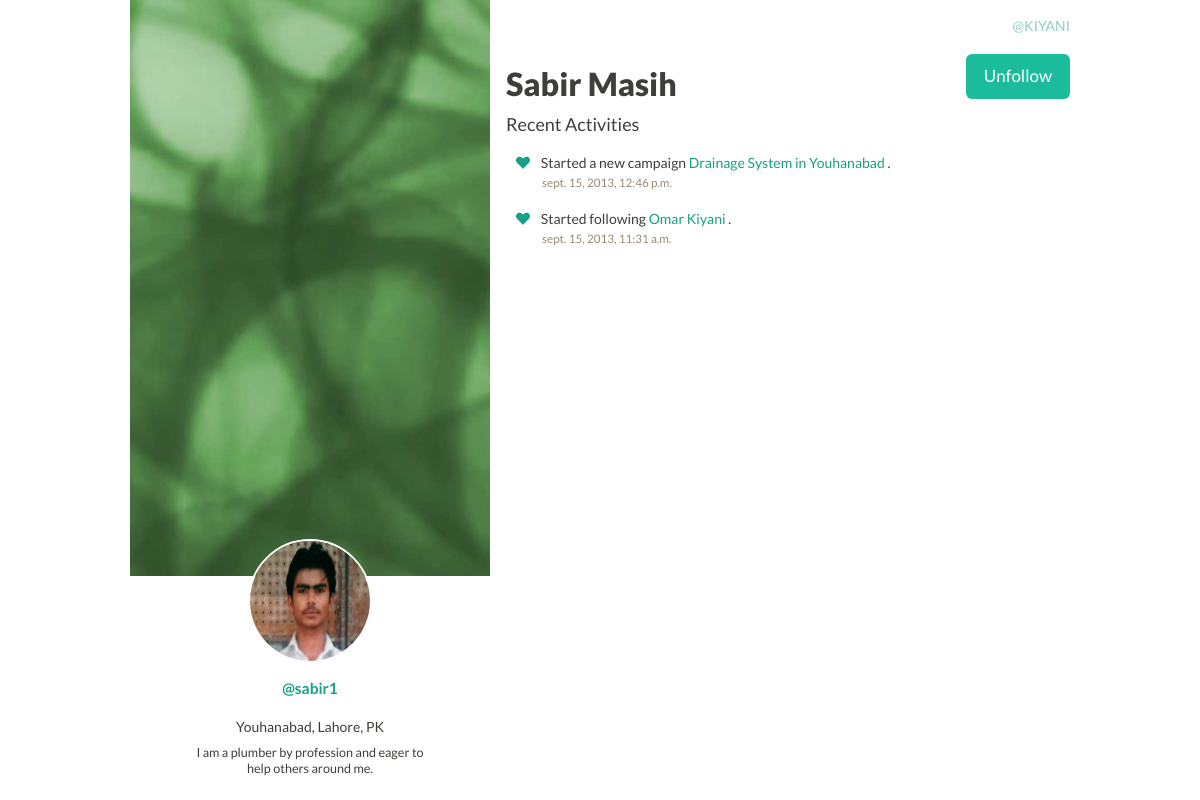
The app's page /social/user/sabir1 (signed in) with its own data.
### social/models.py (models this page shows)
class User(AbstractUser):
  photo = models.ImageField(upload_to='social/user/')
  phone = models.CharField(max_length=20, db_index=True, null=True, blank=True)
  location = models.CharField(max_length=256, null=True, blank=True)
  biography = models.CharField(max_length=256, null=True, blank=True)
  follows = models.ManyToManyField('User', related_name='followers',
                                   null=True, blank=True)
  supports = models.ManyToManyField(Campaign, related_name='supporters',
                                    null=True, blank=True)

class Activity(BaseModel):
  user = models.ForeignKey(User, related_name='activities')
  liked_by = models.ManyToManyField(User, related_name='likers',
                                    null=True, blank=True)

class CampaignCreateActivity(Activity):
  campaign = models.ForeignKey(Campaign)

class FollowActivity(Activity):
  followed_user = models.ForeignKey(User)

### campaign/models.py (models this page shows)
class Campaign(BaseModel):
  name = models.TextField()
  tagline = models.TextField(null=True, blank=True)
  description = models.TextField()
  image = models.ImageField(upload_to='campaign/')
  needs = models.ManyToManyField(Donation, through='Need',
                                 related_name='needed_for')
  start_date = models.DateField()
  end_date = models.DateField()
  user = models.ForeignKey('social.User', related_name='campaigns')

### social/views.py (the view)
# urls.py: url(r'user/(?P<user_id>[a-zA-Z0-9_\+-]+)$', 'user'),
@login_required
def user(request, user_id):
  user = User.objects.get(username=user_id)
  if request.user.is_authenticated():
    follows = user.followers.filter(username=request.user.username).exists()
  else:
    follows = False
  return render_to_response(
    'social/profile.html',
    RequestContext(
      request,
      {'profile_user': user,
       'activities': user.activities.order_by('-date_created'),
       'follows': follows
       }))

### templates/social/profile.html (shortened to what this page needs)
{% extends "base/base.html" %}
{% load staticfiles %}
{% block css %}
<link href="{% static "css/social/profile.css" %}" rel="stylesheet">
{% endblock %}
{% block container %}
<header class="sidebar">
  <div class="sidebar-background">
    <div class="sidebar-profile">
      <div class="sidebar-avatar">
        <a href="/social/user/{{ profile_user.username }}">
          <img src="{{ profile_user.photo.url }}" class="profile-photo">
        </a>
      </div>
      <h2 class="sidebar-name">
        <a href="/social/user/{{ profile_user.username }}">@{{ profile_user.username }}</a>
      </h2>
      <div class="sidebar-location">
        {{ profile_user.location }}
      </div>
      <div class="sidebar-bio">
        {{ profile_user.biography }}
      </div>
    </div>
  </div>
</header>
<div class="social-content">
<div class="social-name-container">
  <h1 class="social-name">{{ profile_user.first_name }} {{ profile_user.last_name }}</h1>
  {% ifnotequal profile_user user %}
    {% if follows %}
      <a data-id="{{ profile_user.username }}" class="btn btn-primary btn-large follow-btn" href="#" onclick="unfollow_user(this);">Unfollow</a>
    {% else %}
      <a data-id="{{ profile_user.username }}" class="btn btn-primary btn-large follow-btn" href="#" onclick="follow_user(this);">Follow</a>
    {% endif %}
  {% endifnotequal %}
</div>
<br/>
<div class="recent-activities">
  <h4>Recent Activities</h4>
</div>
{% for activity in activities.all %}
  <div class="activity">
    <p class="activity-text"><a href="#"><span data-id="{{ activity.hash_id }}" class="fui-heart activity-like" onclick="like_activity(this);"></a></span> &nbsp&nbsp
    {% if activity.donationactivity %}
    Donated ${{ activity.donationactivity.donation.amount }} to <a href="/campaign/viewcampaign/{{ activity.donationactivity.donation.campaign.hash_id }}">{{ activity.donationactivity.donation.campaign.name }}
    {% elif activity.followactivity %}
    Started following <a href="/social/user/{{ activity.followactivity.followed_user.username }}">{{ activity.followactivity.followed_user.first_name }} {{ activity.followactivity.followed_user.last_name }}
    {% elif activity.campaigncreateactivity %}
    Started a new campaign <a href="/campaign/viewcampaign/{{ activity.campaigncreateactivity.campaign.hash_id }}">{{ activity.campaigncreateactivity.campaign.name }}
    {% endif %}
    </a>.</p>
    <div class="activity-meta">
      <time class="activity-time">{{ activity.date_created }}</time>
    </div>
  </div>
{% endfor %}
</div>
{% endblock %}

### templates/base/base.html (shortened to what this page needs)
{% load staticfiles %}
<!DOCTYPE html PUBLIC "-//W3C//DTD XHTML 1.0 Transitional//EN"
          "http://www.w3.org/TR/xhtml1/DTD/xhtml1-transitional.dtd">
<html xmlns="http://www.w3.org/1999/xhtml">
  <head>
    <link href="{% static "external/flatui/bootstrap/css/bootstrap.css" %}" rel="stylesheet">
    <link href="{% static "external/flatui/css/flat-ui.css" %}" rel="stylesheet">
    <link href="{% static "css/base/base.css" %}" rel="stylesheet">
    {% block css %}
    {% endblock %}
  </head>
  <body>
    <div class="container">
      <header class="base-header">
        <div class="base-logo"><strong><a href="/">MADAD</a></strong></div>
        <nav class="base-nav">
          <div>
            {% if user.is_authenticated %}
              <a href="/social/user/{{ user.username }}" class="base-login-link">@{{ user.username }}</a>
            {% else %}
              <a href="/social/signup/" class="base-signup-link">Signup</a>
              <a href="/social/login/" class="base-login-link">Login</a>
            {% endif %}
          </div>
        </nav>
      </header>
      <div class="inner-container">
        {% block container %}
        {% endblock %}
      </div>
    </div>
  </body>
</html>

### static/css/base/base.css (style rules this page uses)
body { color: #3e3f3a; }
.base-header { margin-right: auto; margin-left: auto; padding: 1.2em 0 0 0; }
.base-logo { display: inline; margin-left: 0px; }
.base-logo a { text-decoration: none; color: #3e3f3a; }
.base-nav { float: right; text-transform: uppercase; opacity: 0.5; margin-right: 0px; }
.base-nav a { text-decoration: none; }
.base-nav a::before { font-size: 0.8em; margin-right: 0.2em; position: relative; top: 0.15em; }

### static/css/social/profile.css (style rules this page uses)
.sidebar { position: fixed; top: 0; bottom: 0; right: auto; width: 30%; text-align: center; background: white; z-index: 2; }
.sidebar a { text-decoration: none; }
.sidebar .sidebar-background { background-image: url(/media/social/user/admin_header.jpg); background-color: #eff0f2; position: relative; height: 72%; background-repeat: no-repeat; background-size: auto 100%; background-position-x: 55%; }
.sidebar .sidebar-profile { position: absolute; bottom: -215px; left: 15%; right: 15%; }
.sidebar .sidebar-bio { font-size: 0.9em; margin-bottom: 15px; }
.sidebar .sidebar-avatar { position: relative; width: 120px; height: 120px; display: inline-block; margin: auto; -webkit-border-radius: 100%; -moz-border-radius: 100%; border-radius: 100%; border: 2px solid white; }
.sidebar .sidebar-avatar .profile-photo { height: 100%; width: 100%; -webkit-border-radius: 100%; -moz-border-radius: 100%; border-radius: 100%; }
.sidebar .sidebar-name { font-size: 1.1em; font-weight: bold; margin: auto; margin-top: 5px; margin-bottom: 10px; }
.sidebar .sidebar-bio { margin-top: 10px; }
.social-content { width: 60%; float: right; }
.social-name-container { padding-top: 20px; }
.social-name { float: left; }
.recent-activities { clear: both; }
.follow-btn { float: right; }
.activity { padding: 10px; }
.activity a { text-decoration: none; }
.activity .activity-meta { margin-left: 26px; margin-top: -6px; text-transform: lowercase; font-weight: 500; color: #988b72; font-size: 0.83333em; }

### records on screen
User: username "KIYANI"
User: photo (picture), username "sabir1", location "Youhanabad, Lahore, PK", biography "I am a plumber by profession and eager to help others around me.", first_name "Sabir", last_name "Masih"
Activity: campaigncreateactivity.campaign.name "Drainage System in Youhanabad", date_created "sept. 15, 2013, 12:46 p.m."
Activity: followactivity.followed_user.first_name "Omar", followactivity.followed_user.last_name "Kiyani", date_created "sept. 15, 2013, 11:31 a.m."
